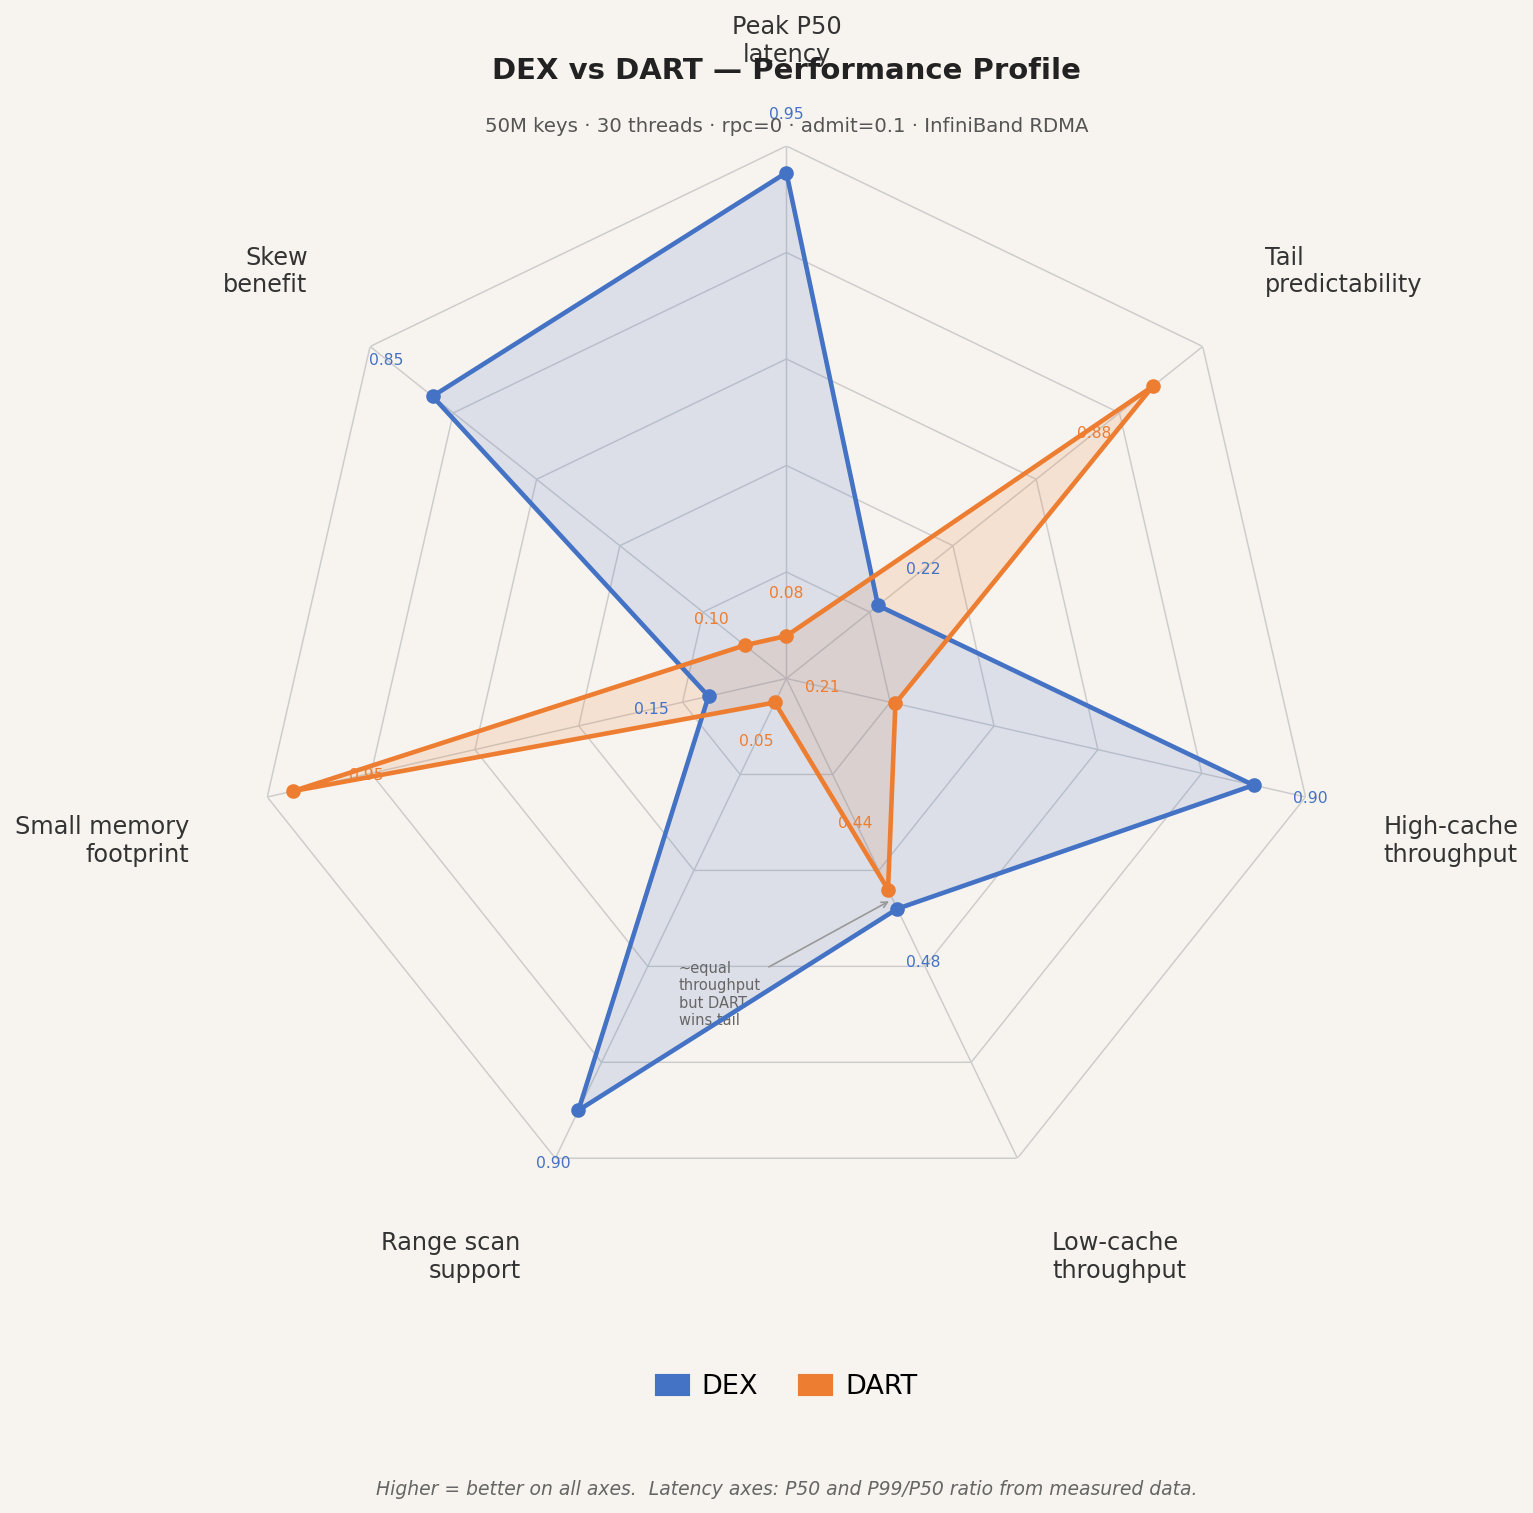

Source code (Python):
"""
Radar chart comparing DEX vs DART across seven dimensions.
Latency is treated as a first-class metric alongside throughput.

Axes (higher = better on all):

[0] Peak P50 latency      (best median, when conditions are ideal)
    DEX  P50=0.5μs at 256MB cache, zipf=0.99 (cache hit → 0 RDMA)    → 0.95
    DART P50≈17μs always (4.5 RDMA RTTs, irreducible)                 → 0.08

[1] Tail predictability   (1 - P99/P50 normalised; higher = tighter tail)
    DEX  P99/P50 = 6.5μs/0.5μs = 13x at warm cache; 22.5/16.5=1.36x at cold → 0.22
         (bimodal: fast cache hits vs slow full-traversal misses → fat tail)
    DART P99/P50 ≈ 19μs/17μs = 1.12x always (fixed-path, no bimodal)        → 0.88

[2] High-cache throughput (256MB cache, uniform, 1KB pages, 50M keys)
    DEX  7.22 Mops/s                                                   → 0.90
    DART 1.67 Mops/s                                                   → 0.21

[3] Low-cache throughput  (4MB cache, 256B pages, height=11, uniform)
    DEX  1.814 Mops/s  (barely above crossover; P50=16.5μs, P99=22.5μs) → 0.48
    DART 1.67 Mops/s   (same as always; P50=17μs, P99=19μs)             → 0.44

[4] Range scan support    (mechanism: B+-tree leaf chaining vs hash ART)
    DEX  full ordered range scans, efficient leaf chaining             → 0.90
    DART hash ART, no ordered range scan support                       → 0.05

[5] Small memory footprint (client-side cache needed to be functional)
    DEX  ≥32MB needed (256MB for full performance); 5–500MB range      → 0.15
    DART ~1MB RACE directory; fully functional regardless of cache     → 0.95

[6] Skew benefit          (zipf=0.99 throughput gain over uniform)
    DEX  7.22 → 11.33 Mops/s = +57% gain (hot pages stay cached)      → 0.85
    DART 1.67 → 1.67 Mops/s  = 0% gain  (no data cache)               → 0.10

Key crossover insight (measured, 50M keys, rpc=0, admit=0.1):
  - 32MB cache, 1KB pages:    DEX 4.90 vs DART 1.67 → DEX 2.9x faster
  - 32MB cache, 256B pages:   DEX 2.68 vs DART 1.67 → DEX 1.6x faster
  - 4MB  cache, 256B pages:   DEX 1.81 vs DART 1.67 → DEX barely faster
  - ~2MB cache, 256B pages:   DEX ≈ DART (crossover point)
  - But: even at crossover, DEX P99=22.5μs > DART P99≈19μs
    → DART has better tail latency even when throughput is equal

Output: radar_chart.pdf / radar_chart.png
"""

import numpy as np
import matplotlib.pyplot as plt
import matplotlib.patches as mpatches

# ---------------------------------------------------------------------------
# Data
# ---------------------------------------------------------------------------
AXES = [
    "Peak P50\nlatency",
    "Tail\npredictability",
    "High-cache\nthroughput",
    "Low-cache\nthroughput",
    "Range scan\nsupport",
    "Small memory\nfootprint",
    "Skew\nbenefit",
]
N = len(AXES)

SYSTEMS = {
    #        P50   Tail   HiTP   LoTP   Rng    Mem    Skew
    "DEX":  [0.95, 0.22,  0.90,  0.48,  0.90,  0.15,  0.85],
    "DART": [0.08, 0.88,  0.21,  0.44,  0.05,  0.95,  0.10],
}

COLORS = {
    "DEX":  "#4472C4",
    "DART": "#ED7D31",
}

# ---------------------------------------------------------------------------
# Plot
# ---------------------------------------------------------------------------
fig = plt.figure(figsize=(8.5, 10.0), facecolor="#F7F3EE")
ax = fig.add_subplot(111, polar=True)
ax.set_facecolor("#F7F3EE")

ax.set_theta_zero_location("N")
ax.set_theta_direction(-1)

angles = np.linspace(0, 2 * np.pi, N, endpoint=False)
angles_closed = np.append(angles, angles[0])

# grid rings
for level in [0.2, 0.4, 0.6, 0.8, 1.0]:
    ax.plot(angles_closed, [level] * (N + 1),
            color="#CCCCCC", linewidth=0.7, linestyle="-", zorder=1)
for angle in angles:
    ax.plot([angle, angle], [0, 1],
            color="#CCCCCC", linewidth=0.7, zorder=1)

# filled regions — DART first so DEX sits on top
for name in ["DART", "DEX"]:
    vals = SYSTEMS[name]
    ax.fill(angles_closed, vals + [vals[0]],
            color=COLORS[name], alpha=0.15, zorder=2)

# outlines + markers
for name, vals in SYSTEMS.items():
    color = COLORS[name]
    ax.plot(angles_closed, vals + [vals[0]],
            color=color, linewidth=2.2, zorder=4)
    ax.scatter(angles, vals, color=color, s=36, zorder=5, clip_on=False)

# ---------------------------------------------------------------------------
# Axis labels
# ---------------------------------------------------------------------------
ax.set_xticks(angles)
ax.set_xticklabels([])

label_pad = 1.15
for angle, label in zip(angles, AXES):
    x_unit = np.sin(angle)
    y_unit = np.cos(angle)
    ha = "left" if x_unit > 0.1 else ("right" if x_unit < -0.1 else "center")
    va = "bottom" if y_unit > 0.1 else ("top" if y_unit < -0.1 else "center")
    ax.text(angle, label_pad, label,
            ha=ha, va=va, fontsize=11.5, color="#333333",
            transform=ax.transData)

ax.set_yticklabels([])
ax.set_ylim(0, 1)
ax.spines["polar"].set_visible(False)
ax.grid(False)

# ---------------------------------------------------------------------------
# Score annotations
# ---------------------------------------------------------------------------
for name, vals in SYSTEMS.items():
    color = COLORS[name]
    offset = {"DEX": 0.11, "DART": -0.14}[name]
    for angle, val in zip(angles, vals):
        r_label = val + offset if val > 0.1 else val + 0.08
        ax.text(angle, r_label, f"{val:.2f}",
                ha="center", va="center",
                fontsize=7.5, color=color,
                transform=ax.transData)

# ---------------------------------------------------------------------------
# Crossover callout annotation on "Low-cache throughput" axis
# ---------------------------------------------------------------------------
cross_angle = angles[3]  # Low-cache throughput
ax.annotate("~equal\nthroughput\nbut DART\nwins tail",
            xy=(cross_angle, 0.46),
            xytext=(cross_angle + 0.75, 0.68),
            fontsize=7, color="#666666",
            arrowprops=dict(arrowstyle="->", color="#999999", lw=0.8),
            transform=ax.transData)

# ---------------------------------------------------------------------------
# Legend
# ---------------------------------------------------------------------------
legend_handles = [
    mpatches.Patch(facecolor=COLORS[s], edgecolor=COLORS[s],
                   linewidth=1.5, label=s)
    for s in SYSTEMS
]
ax.legend(handles=legend_handles,
          loc="lower center",
          bbox_to_anchor=(0.5, -0.20),
          ncol=2, frameon=False, fontsize=13,
          handlelength=1.2, handletextpad=0.5, columnspacing=1.5)

# Title + measurement note
fig.text(0.5, 0.97, "DEX vs DART — Performance Profile",
         ha="center", va="top", fontsize=14, color="#222222", weight="bold")
fig.text(0.5, 0.93, "50M keys · 30 threads · rpc=0 · admit=0.1 · InfiniBand RDMA",
         ha="center", va="top", fontsize=9.5, color="#555555")
fig.text(0.5, 0.015,
         "Higher = better on all axes.  Latency axes: P50 and P99/P50 ratio from measured data.",
         ha="center", va="center", fontsize=9, color="#666666", style="italic")

plt.subplots_adjust(left=0.05, right=0.95, top=0.91, bottom=0.20)

out_base = "radar_chart"
plt.savefig(f"{out_base}.pdf", bbox_inches="tight", dpi=150)
plt.savefig(f"{out_base}.png", bbox_inches="tight", dpi=150)
print(f"Saved {out_base}.pdf and {out_base}.png")
plt.close()
